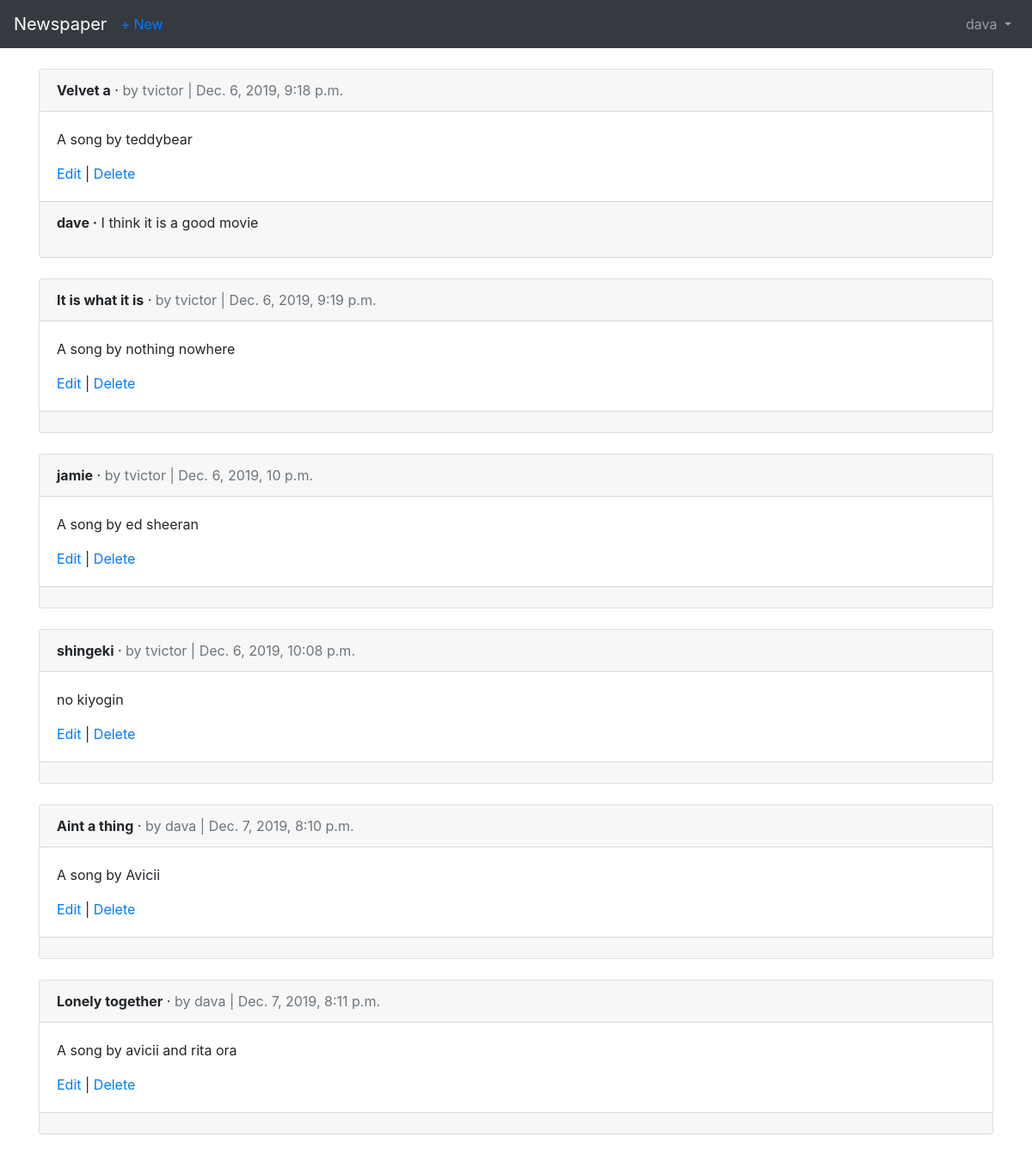
The page /articles/ (signed in) on the database its author committed.
### users/models.py (models this page shows)
class CustomUser(AbstractUser):
    age = models.PositiveIntegerField(null=True, blank=True)

### articles/models.py (models this page shows, shortened)
class Article(models.Model):
    title = models.CharField(max_length=255)
    body = models.TextField()
    date = models.DateTimeField(auto_now_add=True)
    author = models.ForeignKey(
        get_user_model(),
        on_delete=models.CASCADE,
    )

class Comment(models.Model):
    article = models.ForeignKey(Article, on_delete= models.CASCADE, related_name="comments")
    author = models.ForeignKey(get_user_model(), on_delete= models.CASCADE)
    comment = models.CharField(max_length=140)
    def __str__(self):
        return self.comment

### articles/views.py (the view)
# urls.py: path('', ArticleListView.as_view(), name='article_list'),
class ArticleListView(LoginRequiredMixin, ListView):
    model = Article
    template_name = "article_list.html"
    login_url = "login"

### templates/article_list.html
{% extends 'base.html' %} {% block title %}Articles{% endblock title %} {% block content %}
{% for article in object_list %}
<div class="card">
  <div class="card-header">
    <span class="font-weight-bold">{{ article.title }}</span> &middot;
    <span class="text-muted">by {{ article.author }} | {{ article.date }}</span>
  </div>
  <div class="card-body">
    <p>{{ article.body }}</p>
    <a href="{% url 'article_edit' article.pk %}">Edit</a> |
    <a href="{% url 'article_delete' article.pk %}">Delete</a>
  </div>
  <div class="card-footer">
    {% for comment in article.comments.all %}
    <p>
      <span class="font-weight-bold">{{ comment.author }} &middot;</span>
      {{ comment }}
    </p>
    {% endfor %}
  </div>
</div>
<br />
{% endfor %} {% endblock content %}

### templates/base.html (shortened to what this page needs)
<!DOCTYPE html>
<html lang="en">
  <head>
    <link
      rel="stylesheet"
      href="https://stackpath.bootstrapcdn.com/bootstrap/4.4.1/css/bootstrap.min.css"
    />
  </head>
  <body>
    <nav class="navbar navbar-expand-md navbar-dark bg-dark mb-4">
      <a class="navbar-brand" href="{% url 'home' %}">Newspaper</a>
      {% if user.is_authenticated %}
      <ul class="navbar-nav mr-auto">
      <li class="nav-item"><a href="{% url 'article_new' %}">+ New</a></li>
      </ul>
      {% endif %}
      <div class="collapse navbar-collapse" id="navbarCollapse">
        {% if user.is_authenticated %}
        <ul class="navbar-nav ml-auto">
          <li class="nav-item">
            <a
              class="nav-link dropdown-toggle"
              href="#"
              id="userMenu"
              data-toggle="dropdown"
              aria-haspopup="true"
              aria-expanded="false"
            >
              {{ user.username }}
            </a>
          </li>
        </ul>
        {% endif %}
      </div>
    </nav>
    <div class="container">
      {% block content %} {% endblock content %}
    </div>
  </body>
</html>

### rows shown on the page
CustomUser: username "dava"
Article: title "Velvet a", author "tvictor", date "Dec. 6, 2019, 9:18 p.m.", body "A song by teddybear"
Comment: author "dave", comment "I think it is a good movie"
Article: title "It is what it is", author "tvictor", date "Dec. 6, 2019, 9:19 p.m.", body "A song by nothing nowhere"
Article: title "jamie", author "tvictor", date "Dec. 6, 2019, 10 p.m.", body "A song by ed sheeran"
Article: title "shingeki", author "tvictor", date "Dec. 6, 2019, 10:08 p.m.", body "no kiyogin"
Article: title "Aint a thing", author "dava", date "Dec. 7, 2019, 8:10 p.m.", body "A song by Avicii"
Article: title "Lonely together", author "dava", date "Dec. 7, 2019, 8:11 p.m.", body "A song by avicii and rita ora"
